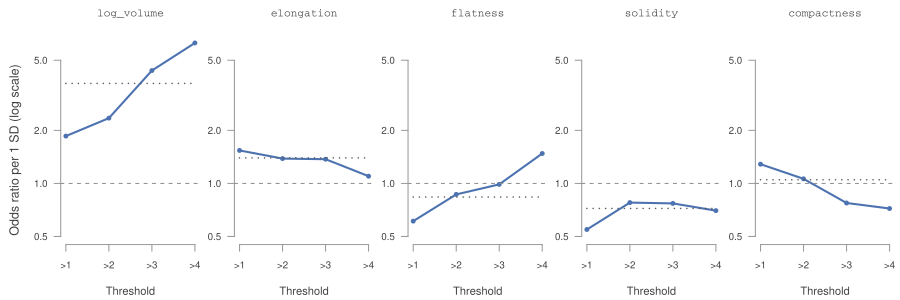

Recreate this plot in R.
# Run from the repository root:
#   Rscript codes/plots/model-analysis/threshold-odds-ratios.R

library(ordinal)

data <- read.csv("data/processed/nodules_train_trimmed.csv", stringsAsFactors = FALSE)
PRIMARY <- c("log_volume", "elongation", "flatness", "solidity", "compactness")
SECONDARY <- c("spiculation", "lobulation", "margin", "texture", "sphericity")
data <- data[complete.cases(data[c(PRIMARY, SECONDARY, "mal_median")]), ]
data[PRIMARY] <- scale(data[PRIMARY])
data$y <- factor(data$mal_median, levels = 1:5, ordered = TRUE)

free <- clm(y ~ 1, nominal = ~ log_volume + elongation + flatness + solidity + compactness,
            data = data, link = "logit")
po <- clm(y ~ log_volume + elongation + flatness + solidity + compactness, data = data,
          link = "logit")
b <- coef(free)

pdf("codes/plots/model-analysis/threshold-odds-ratios.pdf", width = 9, height = 3)
par(mfrow = c(1, 5), mar = c(4.2, 2.2, 2, 0.4), oma = c(0, 2.4, 0, 0), las = 1,
    col.axis = "grey25", col.lab = "grey25", fg = "grey60")
for (v in PRIMARY) {
  or <- exp(-b[paste0(1:4, "|", 2:5, ".", v)])
  plot(1:4, or, type = "o", pch = 16, lwd = 2, col = "#4c72b0", log = "y", ylim = c(0.5, 7),
       xaxt = "n", xlab = "Threshold", ylab = "", bty = "n", cex.axis = 0.85)
  axis(1, 1:4, c(">1", ">2", ">3", ">4"), cex.axis = 0.85)
  abline(h = 1, col = "grey55", lty = 2)
  segments(1, exp(coef(po)[v]), 4, exp(coef(po)[v]), col = "grey35", lty = 3, lwd = 1.5)
  title(v, font.main = 1, cex.main = 1, family = "mono", col.main = "grey20")
}
mtext("Odds ratio per 1 SD (log scale)", side = 2, outer = TRUE, line = 0.8, las = 0,
      col = "grey25", cex = 0.75)
invisible(dev.off())
